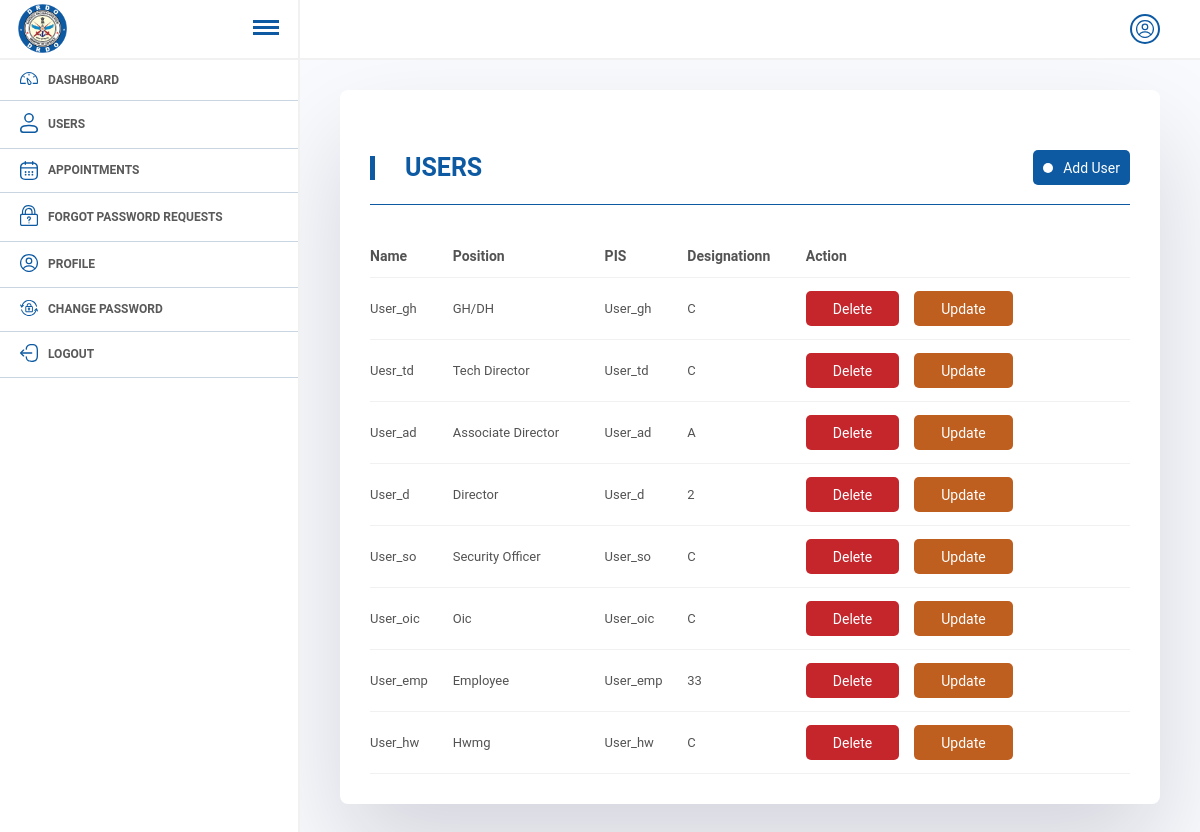
Screenshot of /adminpanel/suhrs (signed in) with the database file from the repository.
### home/models.py (models this page shows, shortened)
class User(AbstractBaseUser, PermissionsMixin):
    position = models.CharField(max_length = 40, choices=postions)
    name = models.CharField(max_length=150)
    department = models.ForeignKey(Department, on_delete=models.CASCADE, null=True, blank=True)
    image = models.ImageField(upload_to="images", null=True, blank=True)
    employee_id = models.CharField(max_length=20, null=True, blank=True)
    gh_dh_user = models.ForeignKey("self",on_delete=models.CASCADE,null=True,blank=True,related_name="gh_dhh")
    tech_dir_user = models.ForeignKey("self",on_delete=models.CASCADE,null=True, blank=True, related_name="tech_dirr")
    is_staff = models.BooleanField(default=False)
    is_active = models.BooleanField(default=True)
    adhaar_no = models.CharField(max_length=20, null=True, blank=True, default=None)
    location = models.TextField(null=True, blank=True, default=None)
    department_access = models.BooleanField(default=False, null=True, blank=True)
    pis = models.CharField(max_length=200, unique=True)
    designation = models.CharField(max_length=50,null=True,blank=True)
    objects = UserManager()
    USERNAME_FIELD = 'pis'

### adminapp/views.py (the view)
# urls.py: path("suhrs", show_users, name="showusers"),
@login_required
def show_users(request):
    if request.user.is_staff == True:
        users = {}
        try:
            users = User.objects.exclude(is_staff=True)
        except Exception as e:
            print(e)
        context = {"users": users}
        return render(request, "showalluser.html",context)
    return redirect("/")

### home/context_processors.py (called while the page is built)
def my_context_processor(request):
    dir_objs= Appointment.objects.filter(Q(date__gte = datetime.now()) & Q(final_status= "Pending")).count()
    dir_objs1 = Appointment.objects.filter(Q(date__gte = datetime.now()) & Q(final_status= "Pending"))
    context = {}
    context["dir_objs"] = dir_objs
    context["dir_objs1"] = dir_objs1
    context["user"] = request.user
    return {"data":context}

### templates/showalluser.html (shortened to what this page needs)
{% extends 'foundation.html' %} {% block admincontent %}
<div class="dashboard-wrapper">
  <div class="title">
    <h2 class="section--title" style="text-align: center">Users</h2>
    <a href="{% url 'adduser' %}" class="add"
      ><i class="ri-add-line"></i>Add User</a
    >
  </div>
  <div class="table">
    <table>
      <thead>
        <tr>
          <th>Name</th>
          <th>Position</th>
          <th>PIS</th>
          <th>Designationn</th>
          <th>Action</th>
        </tr>
      </thead>
      <tbody>
        {% for user in users %}
        <tr>
          <td>{{user.name}}</td>
          <td>{{user.position}}</td>
          <td>{{user.pis}}</td>
          <td>{{user.designation}}</td>
          <td class="table-btn-inner" style="display: flex">
            <a
              {% comment %} href="{% url 'deleteuser' user.id %}" {% endcomment %}
              class="add table-delete-btn"
              onclick="deleteItem('{{ user.id }}')"
              >Delete</a
            >
            <a
              href="{% url 'updateuser' user.id %}"
              class="add table-delete-update"
              >Update</a
            >
          </td>
          <td>
            <span
              ></span>
          </td>
        </tr>
        {% endfor %}
      </tbody>
    </table>
  </div>
</div>
{% endblock admincontent %}

### static/css/main.css (style rules this page uses)
* { margin: 0; padding: 0; box-sizing: border-box; font-family: 'Roboto', sans-serif; }
body { position: relative; width: 100%; }
a { text-decoration: none; }
.title { display: flex; align-items: center; justify-content: space-between; margin: 30px 0 30px 0; padding: 0 0 19px 0; border-bottom: 1px solid #0d5aa3; }
.section--title { font-weight: 400; }
.add { display: flex; align-items: center; padding: 5px 10px; outline: none; border: none; font-size: 14px; height: 35px; background-color: #0d5aa3; color: #fff; border-radius: 5px; cursor: pointer; transition: .3s; }
.add i { margin-right: 10px; padding: 5px; background-color: #fff; border-radius: 50%; color: #000; }
.table { overflow-x: auto; }
.table thead th { white-space: nowrap; padding: 5px 10px; }
.table tbody td, .table tbody th { padding: 5px 10px; }
table { width: 100%; text-align: left; border-collapse: collapse; }
tr { border-bottom: 1px solid #f1f1f1; }
td, th { padding-block: 20px; text-align: left; margin-right: 10px; }
.dashboard-wrapper { margin: 30px 0px; padding: 30px 30px; border-radius: 8px; background: #fff; box-shadow: rgba(17, 12, 46, 0.15) 0px 48px 100px 0px; }
.title h2 { position: relative; font-size: 25px; padding-left: 35px; text-transform: uppercase; font-weight: 600; color: #0d5aa3; }
.title h2:after { position: absolute; content: ""; top: 3px; left: 0; width: 5px; height: 24px; background: #0d5aa3; }
.add.table-delete-btn { background: #c4262c; padding: 15px 27px; }
a.add.table-delete-update { background: #be5e1f; padding: 15px 27px; margin-left: 15px; }
.dashboard-wrapper table td { color: #535353; text-transform: capitalize; font-size: 13px; }
.dashboard-wrapper table th { color: #535353; text-transform: capitalize; font-size: 14px; }
.profile-d table, th, td { border: none !important; border-collapse: collapse; font-size: 13px; color: #000000a3; padding: 13px 0 !important; }

### rows the page displays
User: name "User_gh", position "GH/DH", pis "User_gh", designation "C"
User: name "Uesr_td", position "Tech Director", pis "User_td", designation "C"
User: name "User_ad", position "Associate Director", pis "User_ad", designation "A"
User: name "User_d", position "Director", pis "User_d", designation "2"
User: name "User_so", position "Security Officer", pis "User_so", designation "C"
User: name "User_oic", position "Oic", pis "User_oic", designation "C"
User: name "User_emp", position "Employee", pis "User_emp", designation "33"
User: name "User_hw", position "Hwmg", pis "User_hw", designation "C"
